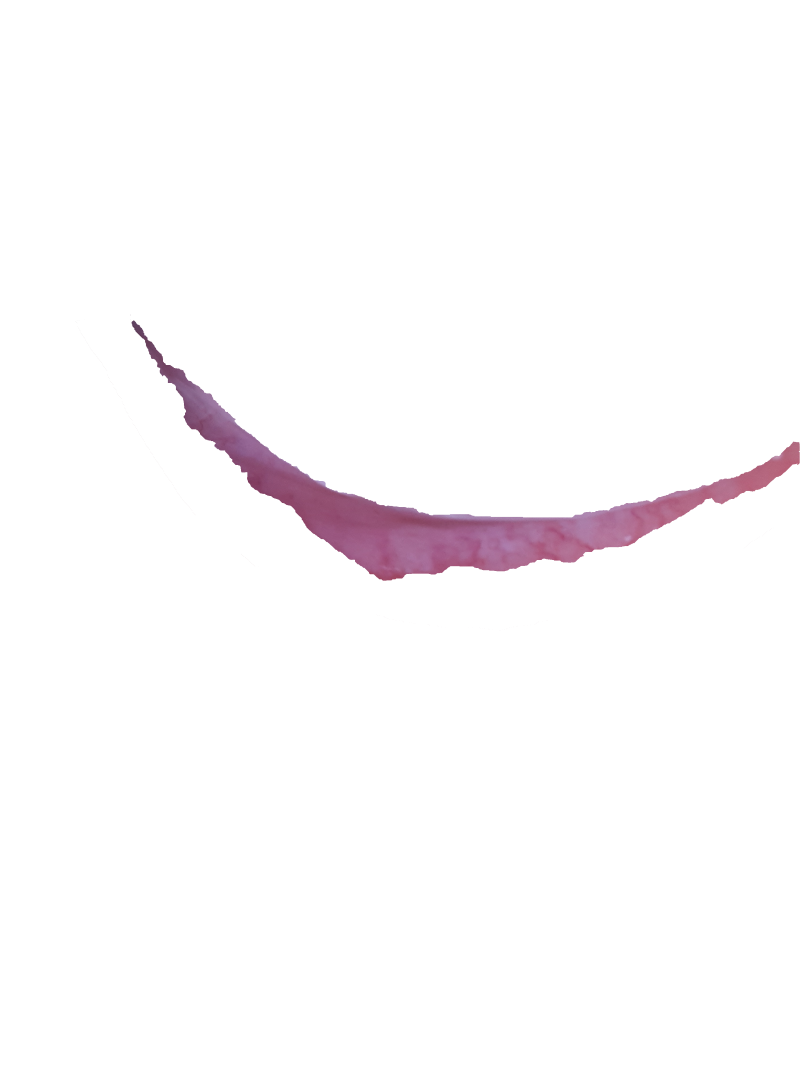
#> input picture DL/Classification/anemia_classification/api/test_imgs/test_forniceal.png, 800 x 1067 px; its folder holds 2 pictures in this run
$ python cluster.py ../Classification/anemia_classification/api/test_imgs   (older library calls are emulated)
#> lines starting #> are read from the running program, lines starting #| are printed output that depends on the picture
### DL/cbir/feature_extractor.py
from skimage.io import imread, imshow, imsave
from skimage.feature import hog
from skimage.transform import resize


def get_hog(img_path):
    img = imread(img_path)
#> img is the input picture: shape (1067, 800, 4); mean R, G, B, A 13.6, 7.4, 10.2, 8.4
    resized_img = resize(img, (64,128))
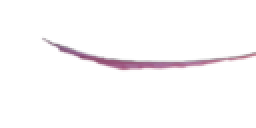
#> resized_img: shape (64, 128, 4) float64 (shown 2 times larger); mean R, G, B, A 0.0533, 0.0291, 0.04, 0.0328; transparent parts drawn white
    fd, hog_image = hog(resized_img, orientations=9, pixels_per_cell=(8, 8),
                        cells_per_block=(2, 2), visualize=True, multichannel=True)
#> fd = 3780 values, max 1 at index 31, min 0 at index 0, mean 0.0308

    imsave("test.jpg", arr=img)
    return fd


# [3 lines that do not run on import are left out]

### DL/cbir/searcher.py
# import the necessary packages
import numpy as np
import math

class Searcher:

  def search(self, features, queryFeatures, limit = 10):
	  #compute distance of matched images
    distances, indices = zip(*[(self.euclidean_distance(queryFeatures, f), i)
    		                      for i, f in enumerate(features)])
    ds = []
    ind = []
    for d, i in zip(distances, indices):
      if d < 0.40: #0.45
        ds.append(d)
        ind.append(i)
    distances = ds
    indices = ind
    if len(distances) == 0:
      return -1
    if len(distances) > 1:
      # sort indices and distances to get top matchings
      distances, indices = zip(*sorted(zip(distances, indices)))
      if len(distances) > limit:
        return indices[:limit]
      return indices
    else:
      return indices

  def euclidean_distance(self, x, y):
    distance = math.sqrt(sum([(a - b) ** 2 for a, b in zip(x, y)]))
    return distance

### DL/cbir/clusterer.py
#!/usr/bin/env python3
# -*- coding: utf-8 -*-
"""
Created on Fri Dec 20 10:26:36 2019

@author: wizdojotech
"""

import os
import numpy as np
from searcher import Searcher
from skimage.io import imsave

class Cluster:
  def __init__(self, max_limit=15):
    # Searcher object, to search for specific image
    self.searcher = Searcher()
    #Max limit for number of samples in a cluster
    self.limit = max_limit
    #dictionary to hold clustered Images
    self.store = {}

    #features and indices of clustered objecs
    self.features = []
    #Current key for 'store'
    self.curr_key = -1
    # Look-up table to compute address of stored image
    self.index_to_key = {}

  # [17 lines left out: functions compute_image_address, is_full, not called in this run]

  def get_next_key(self):
    ''' Get Key for next cluster '''
    self.curr_key += 1
    return self.curr_key

  # [8 lines left out: function get_key, not called in this run]

  def store_clutered_image(self, key, index, create_new=False):
    ''' store a clusterd image
        >>> @param:   -> key for 'store'
        >>> @return:  -> index of Image
    '''

    #if key already exists
    if create_new == False:
      self.store[key]['data'].append(index)
      # If we reach the max limit: then set is_full
      if self.store[key]['is_full'] is False:
        if len(self.store[key]['data']) == self.limit:
          self.store[key]['is_full']  = True

    else:
      #Create a new cluster
      self.store[key] = {'data':[index], 'is_full':False}
    # Maintain look up table
    self.index_to_key[index] = key

  def save_face(self, index, key, face):
    '''store clusterd image
        >>> @param:index  -> index of image
        >>> @param:key    -> key of cluster
        >>> @param:face   -> cv2 face image
    '''
    path = './Clustered/'+str(key)

    #if dir does't exist: make dir
    if os.path.exists(path) is False:
      os.makedirs(path)

    file_path = os.path.join(path + f'{index}.jpg')
    imsave(file_path, arr=face)

  # [14 lines left out: function get_info, not called in this run]

  """
  def cluster_faces(self, faces):
    '''put a face into respective cluster
        >>> @param:faces  -> list of faces
    '''
    result = {}
    for i, face in enumerate(faces):
      # get features of input image
      q_features = face_recognition.face_encodings(face)
      # If no features are extrcted, skip this face
      if q_features == []:
        continue
      else:
        q_features =  q_features[0]

      key = None # Key for a cluster
      index = None # Index of face in 'q_features'

      # if there is not any cluster, create first one
      if len(self.features) == 0:
        #get key for new cluster
        key = self.get_next_key()
        index = 0
        print('Creating cluster {}...'.format(key))
        self.store_clutered_image(key, index, create_new=True)
        self.features.append(q_features.reshape(128))

      else:
        #perform searching
        #Use Searcher class to search for matched images
        matched_indices = self.searcher.search_fc(np.array(self.features), q_features, limit=5)
        #matched_indices = self.searcher.search(self.features, q_features, limit=5)

        # if returned with -1 --> No Match found, create new cluster
        if matched_indices == -1:
          #get key for new cluster
          key = self.get_next_key()
          index = len(self.features)# current len is next index.
          print('Creating cluster {}...'.format(key))
          self.store_clutered_image(key, index, create_new=True)
          self.features.append(q_features.reshape(128))

        else:
          # key for matching cluster
          key = self.get_key(matched_indices)
          if not self.is_full(key):
            index = len(self.features)# current len is next index.
            self.store_clutered_image(key, index, create_new=False)
            self.features.append(q_features.reshape(128))
          else:
            continue
      # save clusterd face
      self.save_face(index, key, face)
      '''For demo '''
      if key in result.keys():
        result[key]['imgs'].append(i)
      else:
        result[key] = {'imgs':[i], 'info':self.get_info(key)}
      '''For demo'''
    return result
  """

### DL/cbir/cluster.py
#!/usr/bin/env python3
# -*- coding: utf-8 -*-
"""
Created on Fri Dec 20 12:30:34 2019

@author: wizdojotech
"""
#import required libraries
import os
import sys
from searcher import Searcher
from clusterer import Cluster
from feature_extractor import get_hog
from skimage.io import imread, imsave


def main(folder_to_search):
  img_paths     = os.listdir(folder_to_search)
  curr_features = []
  clusterer     = Cluster(max_limit=15)
  for i, ipath in enumerate(img_paths):
    imgpath   = os.path.join(folder_to_search, ipath)
    q_features= get_hog(imgpath)
#> q_features has the same summary as fd in get_hog
    img       = imread(imgpath)

    key = None # Key for a cluster
    index = None # Index of face in 'q_features'

    # if there is not any cluster, create first one
    if len(curr_features) == 0:
      #get key for new cluster
      key   = clusterer.get_next_key()
      index = 0
      print('Creating cluster {}...'.format(key))
      clusterer.store_clutered_image(key, index, True)
      curr_features.append(q_features)
    else:
      #perform searching
      #Use Searcher class to search for matched images
      s               = Searcher()
      matched_indices = s.search(curr_features, q_features, limit=5)

      # if returned with -1 --> No Match found, create new cluster
      if matched_indices == -1:
        #get key for new cluster
        key = clusterer.get_next_key()
        index = len(curr_features)# current len is next index.
        print('Creating cluster {}...'.format(key))
        clusterer.store_clutered_image(key, index, True)
        curr_features.append(q_features)
      else:
        # key for matching cluster
        key = clusterer.get_key(matched_indices)
        index = len(curr_features)# current len is next index.
        clusterer.store_clutered_image(key, index)
        curr_features.append(q_features)

    # save clusterd face
    clusterer.save_face(index, key, img)
#> pass 2 of the loop in main, `for i, ipath in enumerate(img_paths):`:
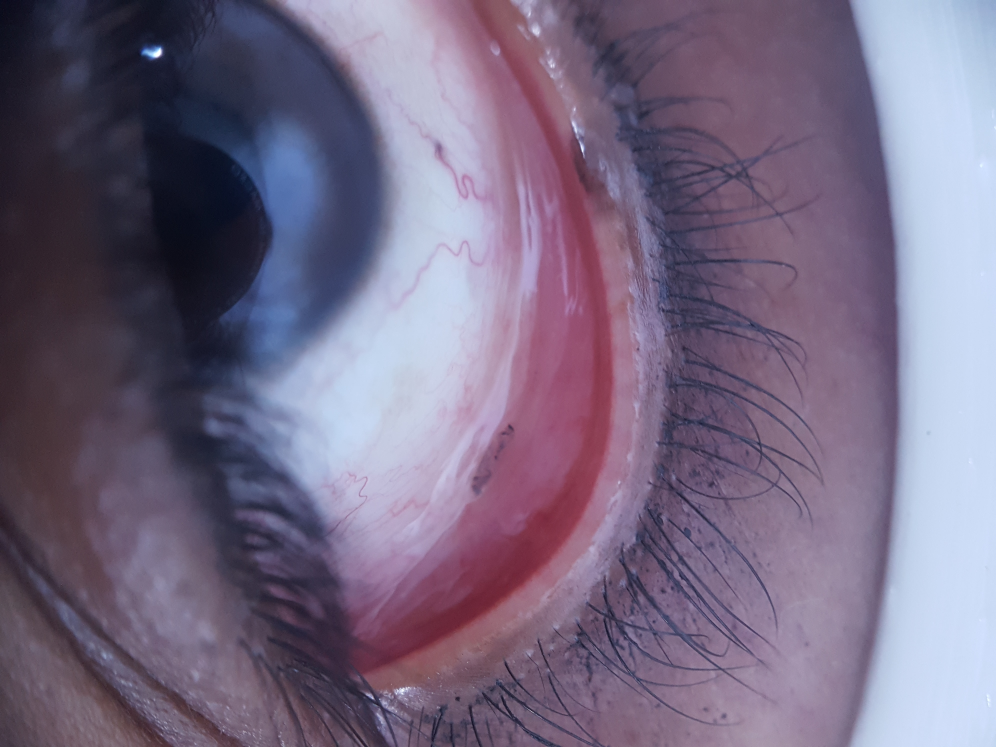
#> input picture DL/Classification/anemia_classification/api/test_imgs/test_org.jpg, 3984 x 2988 px (shown at 1/4 size)
#> in get_hog, img is the input picture: shape (2988, 3984, 3); mean R, G, B 118.1, 105.9, 130.6
#> in get_hog (call 2), `resized_img = resize(img, (64,128))`:
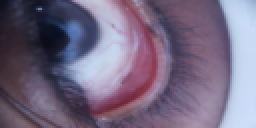
#> resized_img: shape (64, 128, 3) float64 (shown 2 times larger); mean R, G, B 0.463, 0.415, 0.512
#> fd = 3780 values, max 0.699 at index 3204, min 0 at index 3, mean 0.117
#> q_features has the same summary as fd in get_hog
#> in search, `distances, indices = zip(*[(self.euclidean_distance(queryFeatures, f),..`: distances = (12.07,); indices = (0,)
#> the loop in search, `for d, i in zip(distances, indices):` made 1 pass
#> (d, i) on pass 1: (12.07, 0)
#> after the loop in search, `for d, i in zip(distances, indices):`: ds = []
#> matched_indices = -1
#> index = 1


if __name__ == '__main__':
  main(sys.argv[1])
